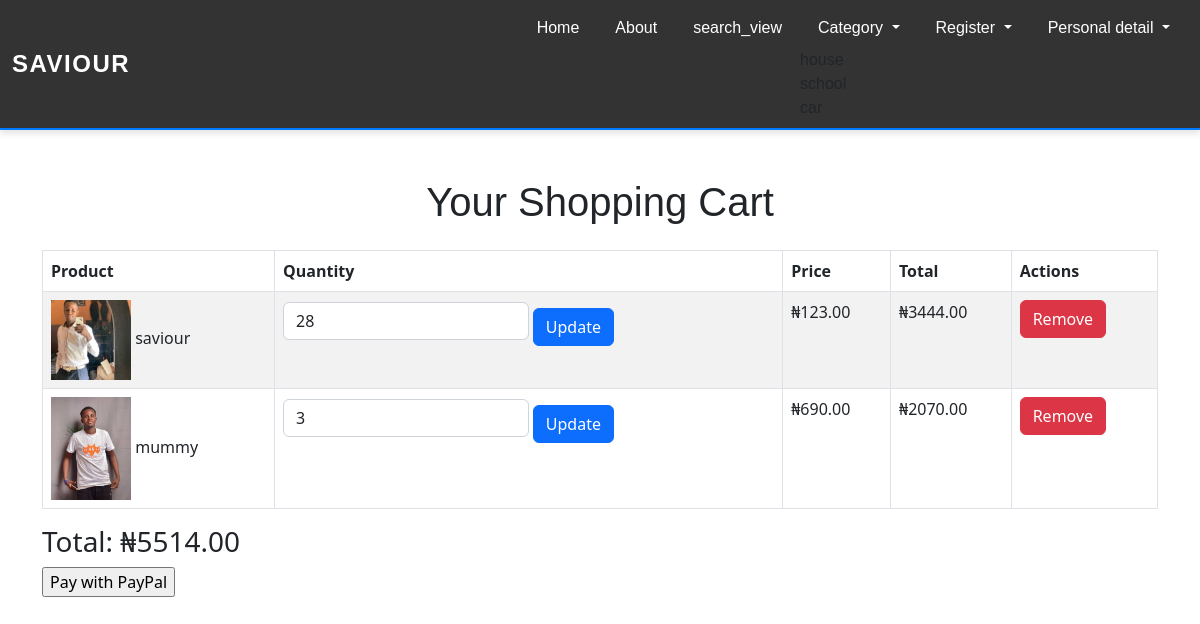
The page /cart/ (signed in) on the database as committed earlier.
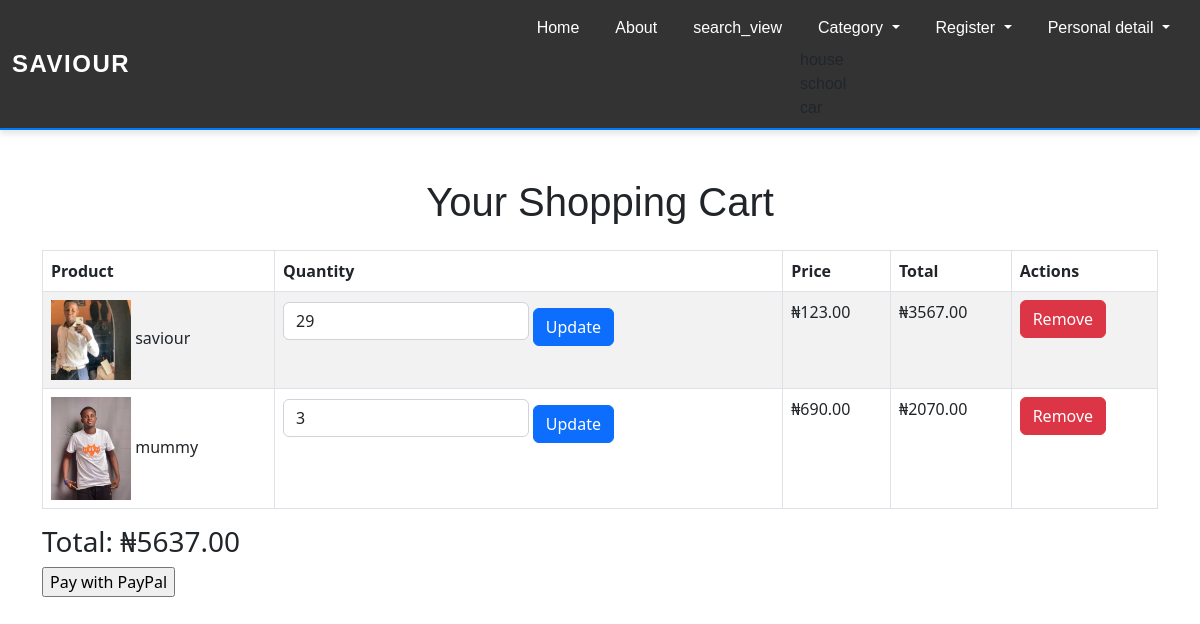
The same page on the database as committed later.
### myapp/models.py (models this page shows, shortened)
class CartItem(models.Model):
    cart = models.ForeignKey(Cart, on_delete=models.CASCADE, related_name='items')
    product = models.ForeignKey(Product, on_delete=models.CASCADE)
    quantity = models.PositiveIntegerField(default=1)
    def get_total_price(self):
        return self.product.price * self.quantity

class Product(models.Model):
    name = models.CharField(max_length=100)
    price = models.DecimalField(max_digits=10, decimal_places=2)
    category = models.ForeignKey(Category, on_delete=models.SET_NULL, null=True, blank=True)
    image = models.ImageField(upload_to='products/')
    description = models.TextField(blank=True, null=True)
    is_active = models.BooleanField(default=True)
    slug = models.SlugField(unique=True, default="default-slug")

### myapp/views.py (the view)
# urls.py: path('cart/', views.cart_view, name='cart_view'),
def cart_view(request):
    if request.user.is_authenticated:
        cart, _ = Cart.objects.get_or_create(user=request.user)
    else:
        session_key = request.session.session_key
        if not session_key:
            request.session.create()
            session_key = request.session.session_key
        cart, _ = Cart.objects.get_or_create(user=None, session_key=session_key)
    items = cart.items.all()
    total_price = sum(item.get_total_price() for item in items)
    return render(request, 'cart.html', {
        'cart': cart,
        'items': items,
        'total_price': total_price,
    })

### myapp/templates/cart.html (shortened to what this page needs)
{% extends 'base.html' %}
{% block content %}
<div class="container mt-5">
    <h1 class="text-center mb-4">  Your Shopping Cart</h1>
    <table class="table table-bordered table-striped">
        <thead class="thead-dark">
            <tr>
                <th>Product</th>
                <th>Quantity</th>
                <th>Price</th>
                <th>Total</th>
                <th>Actions</th>
            </tr>
        </thead>
        <tbody>
            {% for item in items %}
            <tr>
                <td>
                    <img src="{{ item.product.image.url }}" alt="{{ item.product.name }}" class="img-fluid" style="max-width: 80px; height: auto;"/>
                    <span>{{ item.product.name }}</span>
                </td>
                <td>
                    <form method="post" action="{% url 'update_cart' item.id %}">
                        <input type="number" name="quantity" value="{{ item.quantity }}" min="1" class="form-control w-50 d-inline">
                        <button type="submit" class="btn btn-primary mt-2">Update</button>
                    </form>
                </td>
                <td>₦{{ item.product.price }}</td>
                <td>₦{{ item.get_total_price }}</td>
                <td>
                    <a href="{% url 'remove_from_cart' item.id %}" class="btn btn-danger">Remove</a>
                </td>
            </tr>
            {% endfor %}
        </tbody>
    </table>
    <div class="text-right">
        <h3>Total: ₦{{ total_price }}</h3>
        <form action="https://www.paypal.com/cgi-bin/webscr" method="post">
            <input type="submit" value="Pay with PayPal">
        </form>
    </div>
</div>
{% endblock %}

### myapp/templates/base.html (shortened to what this page needs)
<!DOCTYPE html>
{% load static %}
<html lang="en">
    <head>
        <link href="https://cdn.jsdelivr.net/npm/bootstrap-icons@1.5.0/font/bootstrap-icons.css" rel="stylesheet" />
        <link rel="stylesheet" href="{% static 'css.css' %}">
    </head>
    <body>
      {% include  'nav.html'%}
      {% block content %}
      {% endblock  %}
    </body>
</html>

### myapp/templates/nav.html (shortened to what this page needs)
<!DOCTYPE html>
<html lang="en">
<head>
    <link href="https://cdn.jsdelivr.net/npm/bootstrap@5.3.0-alpha3/dist/css/bootstrap.min.css" rel="stylesheet">
</head>
<body>
    <nav class="navbar navbar-expand-lg custom-navbar">
        <div class="container-fluid">
            <a class="navbar-brand" href="#">Saviour</a>
            <div class="collapse navbar-collapse" id="navbarNavDropdown">
                <ul class="navbar-nav ms-auto">
                    <li class="nav-item">
                        <a class="nav-link" href="{% url 'home' %}">Home</a>
                    </li>
                    <li class="nav-item">
                        <a class="nav-link" href="{% url 'about' %}">About</a>
                    </li>
                    <li class="nav-item">
                        <a class="nav-link" href="{% url 'search_view' %}">search_view</a>
                    </li>
                    <li class="nav-item">
                        <ul class="nav">
                            <li class="nav-item dropdown">
                                <a class="nav-link dropdown-toggle" href="#" id="navbarDropdown" role="button" data-toggle="dropdown" aria-haspopup="true" aria-expanded="false">
                                    Category
                                </a>
                                <a class="dropdown-item" href="{% url 'category_view' food='school' %}">house</a>
                                <a class="dropdown-item" href="{% url 'category_view' food='school' %}">school</a>
                                <a class="dropdown-item" href="{% url 'category_view' food='car' %}">car</a>
                            </li>
                        </ul>
                        <li class="nav-item">
                            <ul class="nav">
                                <li class="nav-item dropdown">
                                    <a class="nav-link dropdown-toggle" href="#" id="navbarDropdown" role="button" data-toggle="dropdown" aria-haspopup="true" aria-expanded="false">
                                        Register
                                    </a>
                                </li>
                            </ul>
                            <li class="nav-item">
                                <ul class="nav">
                                    <li class="nav-item dropdown">
                                        <a class="nav-link dropdown-toggle" href="#" id="navbarDropdown" role="button" data-toggle="dropdown" aria-haspopup="true" aria-expanded="false">
                                            Personal detail
                                        </a>
                                    </li>
                                </ul>
                    </li>
                </ul>
            </div>
        </div>
    </nav>
</body>
</html>

### myapp/templates/nav.html (style rules this page uses)
body, h1, ul, li, a { margin: 0; padding: 0; box-sizing: border-box; font-family: 'Arial', sans-serif; }
.custom-navbar { background-color: #333; padding: 10px 20px; border-bottom: 2px solid #007bff; box-shadow: 0 4px 6px rgba(0, 0, 0, 0.1); }
.custom-navbar .navbar-brand { font-size: 1.5rem; font-weight: bold; color: #fff; text-transform: uppercase; letter-spacing: 1.5px; }
.custom-navbar .nav-link { color: #fff; font-size: 1rem; font-weight: 500; margin: 0 10px; transition: color 0.3s ease, transform 0.3s ease; }
.nav-item { position: relative; }
.dropdown-toggle::after { content: '\25BC'; margin-left: 5px; }
.nav-link { color: #007bff; text-decoration: none; }

Rows that differ between the two databases and show on the page:
changed CartItem "saviour": quantity "28" → "29"; get_total_price "3444.00" → "3567.00"
Other text that changed with them:
{{ total_price }}: "5514.00" → "5637.00"
